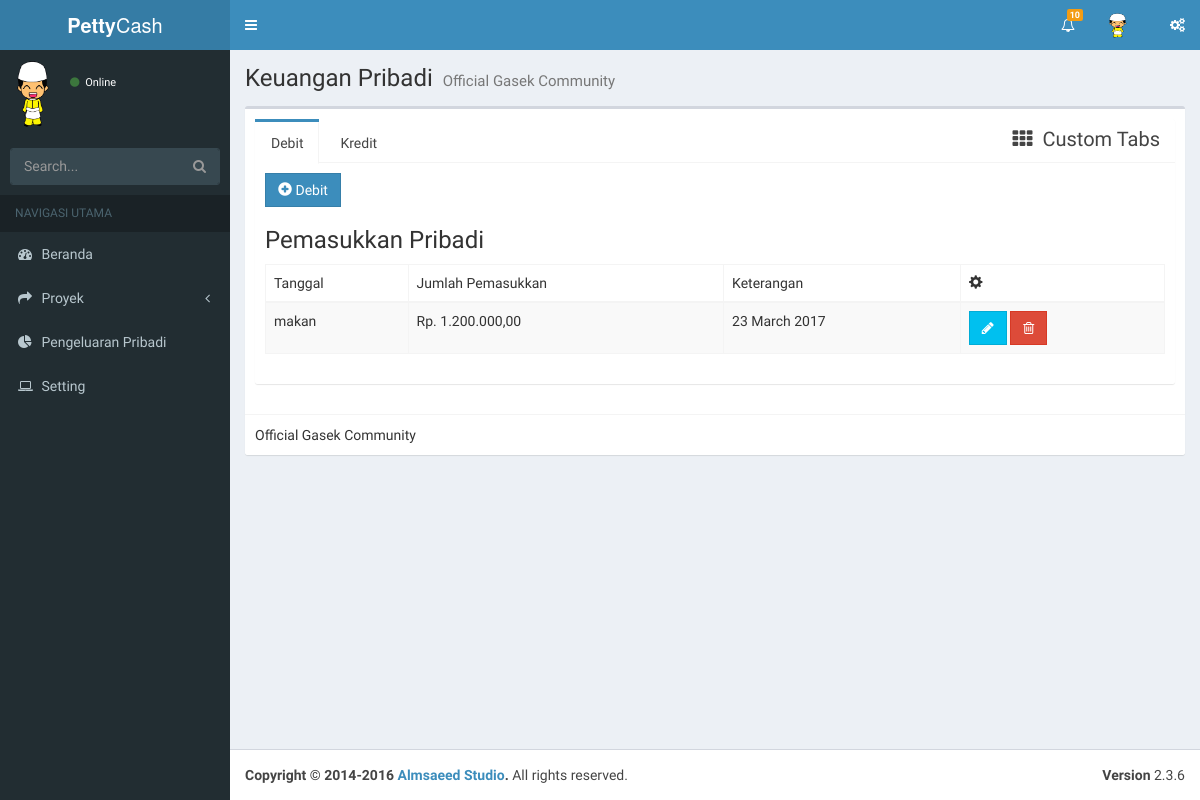
The app's page /index.php/pm_pribadi, older data.
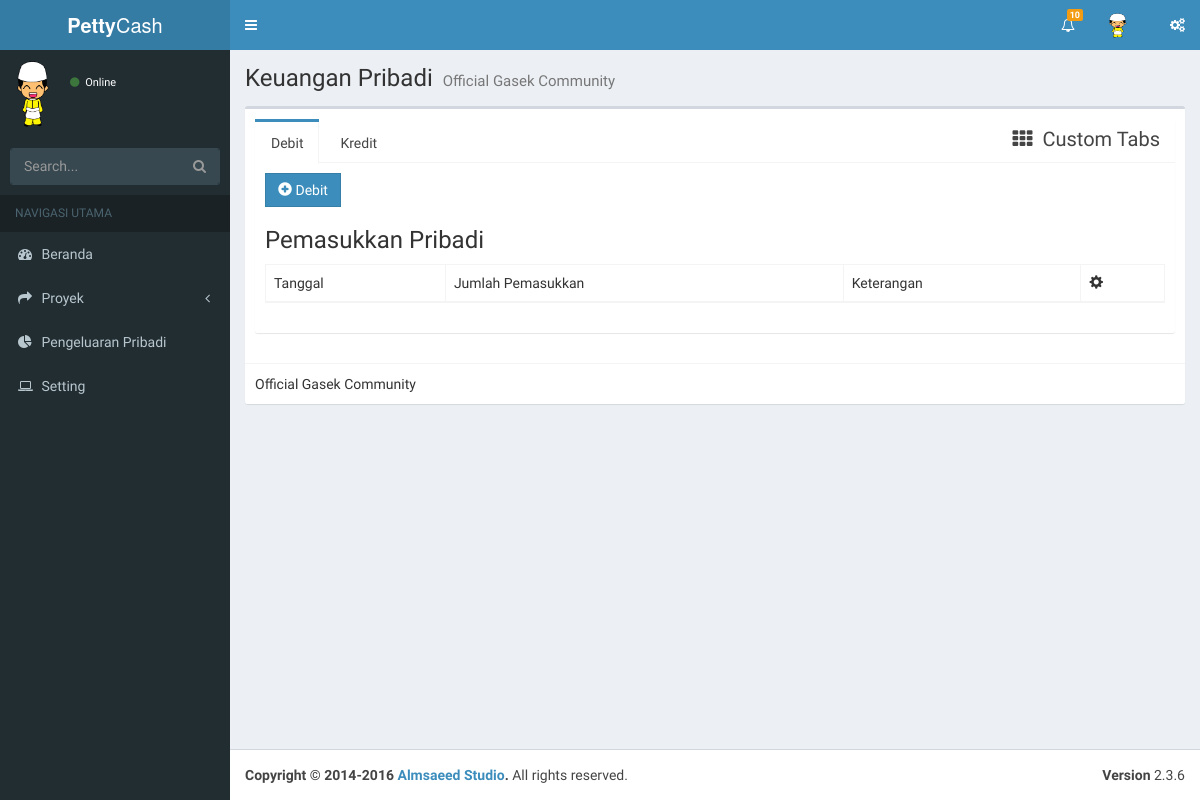
The same page, newer data.
### tables this page shows
CREATE TABLE IF NOT EXISTS `pengeluaran_pribadi` (
  `id_pengeluaran_pribadi` int(11) NOT NULL AUTO_INCREMENT,
  `id_user` int(11) NOT NULL,
  `tanggal` datetime DEFAULT NULL,
  `kredit` double DEFAULT NULL,
  `debit` double DEFAULT NULL,
  `keterangan` text,
  PRIMARY KEY (`id_pengeluaran_pribadi`),
  KEY `pengeluaran_user` (`id_user`)
);

### application/controllers/pm_pribadi.php (called while the page is built, shortened)
<?php defined('BASEPATH')OR exit('akses tidak diizinkan');
 class Pm_pribadi extends CI_Controller
 {
 	function __construct()
 	{
 		$this->load->model('adm_pribadi');
 	}
 	public function index()
 	{
 		$hasil ['debit'] = $this->adm_pribadi->get_all_debit();
		$hasil ['kredit'] = $this->adm_pribadi->get_all_kredit();
 		$this->load->view('attribute/header_pm');
 		$this->load->view('pmanager/Pm_pPendapatan', $hasil);
 		$this->load->view('attribute/footer_pm');
 	}
 }

### index.php (called while the page is built, shortened)
<?php
require_once BASEPATH.'core/CodeIgniter.php';

### application/models/adm_pribadi.php (called while the page is built, shortened)
<?php
class Adm_pribadi extends CI_Model
{
	public function get_all_debit(){
		$query = $this->db->query("select id_pengeluaran_pribadi,tanggal, debit, keterangan from pengeluaran_pribadi where debit !=0");
		return $query->result_array();
	}
}

### application/views/pmanager/pm_pPendapatan.php (the view, shortened to what this page needs)
<div class="content-wrapper">
  <section class="content-header">
    <h1>
      Keuangan Pribadi
      <small>Official Gasek Community</small>
    </h1>
  </section>
  <section class="content">
    <div class="box">
      <div class="box-body">
    <div class="row">
      <div class="col-xs-12">
        <div class="nav-tabs-custom">
          <ul class="nav nav-tabs">
            <li class="active"><a href="#tab_1-1" data-toggle="tab">Debit</a></li>
            <li><a href="#tab_2-2" data-toggle="tab">Kredit</a></li>
            <li class="pull-right header"><i class="fa fa-th"></i> Custom Tabs</li>
          </ul>
          <div class="tab-content">
            <div class="tab-pane active" id="tab_1-1">
              <button type="button" class="btn btn-primary btn-flat" data-toggle="modal" data-target="#pemasukan_pribadi"><span class="glyphicon glyphicon-plus-sign"></span>&nbsp;Debit</button>
              <h3>Pemasukkan Pribadi</h3>
                <table class=" table table-striped table-bordered table-hover">
                  <thead>
                    <tr>
                      <td>Tanggal</td>
                      <td>Jumlah Pemasukkan</td>
                      <td>Keterangan</td>
                      <td><span class="glyphicon glyphicon-cog"></span></td>
                    </tr>
                  </thead>
                  <tbody id="tabel_debit">
                  <?php foreach($debit as $d):?>
                    <tr>
                      <td><?php echo $d['keterangan']?></td>
                      <td><?php echo "Rp. ".number_format($d['debit'],2,',','.') ?></td>
                      <td><?php echo date('d F Y', strtotime($d['tanggal'])) ?></td>
                      <td>
                        <a href="javascript:;" class="btn btn-info btn-flat btn_edit_pemasukkan" data="<?php echo $d['id_pengeluaran_pribadi'];?>"><span class="fa fa-pencil"></span></a>
                        <a href="<?= base_url()?>pm_pribadi/delete_pribadi/<?= $d['id_pengeluaran_pribadi']?>" class="btn btn-danger btn-flat" onclick="return confirm('Anda yakn ingin menghapus data ini ?');"><span class=" fa fa-trash-o"></span></a>
                      </td>
                    </tr>
                    <?php endforeach ?>
                  </tbody>
                </table>
            </div>
          </div>
        </div>
      </div>
    </div>
      </div>
      <div class="box-footer">
        Official Gasek Community
      </div>
    </div>
  </section>
</div>

Row changes from the older to the newer data that the page shows:
removed pengeluaran_pribadi: keterangan "makan", debit "1.200.000,00", tanggal "23 March 2017"
